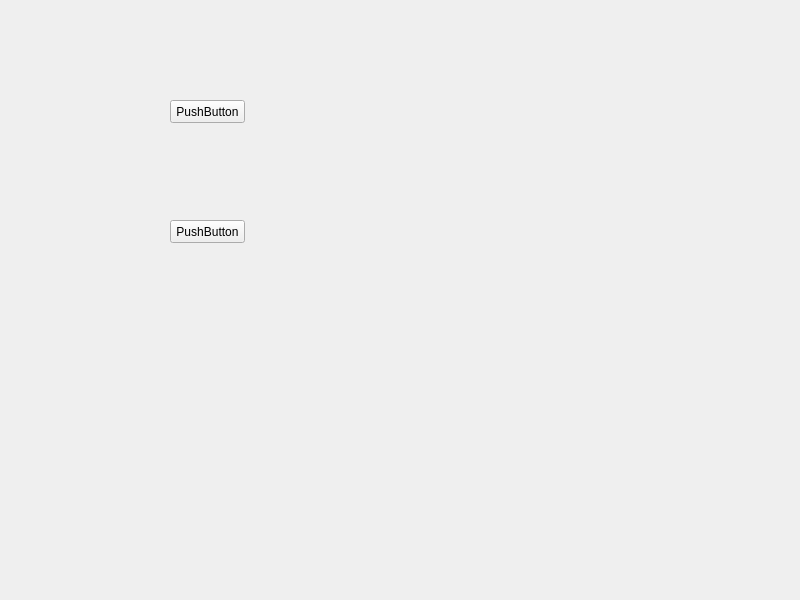
<?xml version="1.0" encoding="UTF-8"?>
<ui version="4.0">
 <class>Widget</class>
 <widget class="QWidget" name="Widget">
  <property name="geometry">
   <rect>
    <x>0</x>
    <y>0</y>
    <width>800</width>
    <height>600</height>
   </rect>
  </property>
  <property name="windowTitle">
   <string>Widget</string>
  </property>
  <widget class="QPushButton" name="pushButton">
   <property name="geometry">
    <rect>
     <x>170</x>
     <y>100</y>
     <width>75</width>
     <height>23</height>
    </rect>
   </property>
   <property name="text">
    <string>PushButton</string>
   </property>
  </widget>
  <widget class="QPushButton" name="pushButton_2">
   <property name="geometry">
    <rect>
     <x>170</x>
     <y>220</y>
     <width>75</width>
     <height>23</height>
    </rect>
   </property>
   <property name="text">
    <string>PushButton</string>
   </property>
  </widget>
 </widget>
 <resources/>
 <connections/>
</ui>
